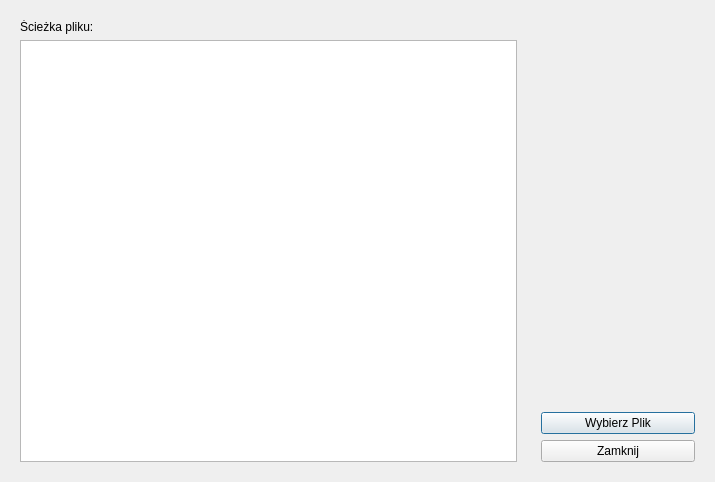
<?xml version="1.0" encoding="UTF-8"?>
<ui version="4.0">
 <class>Dialog</class>
 <widget class="QDialog" name="Dialog">
  <property name="geometry">
   <rect>
    <x>0</x>
    <y>0</y>
    <width>715</width>
    <height>482</height>
   </rect>
  </property>
  <property name="palette">
   <palette>
    <active>
     <colorrole role="WindowText">
      <brush brushstyle="SolidPattern">
       <color alpha="255">
        <red>255</red>
        <green>255</green>
        <blue>255</blue>
       </color>
      </brush>
     </colorrole>
     <colorrole role="Button">
      <brush brushstyle="SolidPattern">
       <color alpha="255">
        <red>85</red>
        <green>87</green>
        <blue>83</blue>
       </color>
      </brush>
     </colorrole>
     <colorrole role="Light">
      <brush brushstyle="SolidPattern">
       <color alpha="255">
        <red>127</red>
        <green>130</green>
        <blue>124</blue>
       </color>
      </brush>
     </colorrole>
     <colorrole role="Midlight">
      <brush brushstyle="SolidPattern">
       <color alpha="255">
        <red>106</red>
        <green>108</green>
        <blue>103</blue>
       </color>
      </brush>
     </colorrole>
     <colorrole role="Dark">
      <brush brushstyle="SolidPattern">
       <color alpha="255">
        <red>42</red>
        <green>43</green>
        <blue>41</blue>
       </color>
      </brush>
     </colorrole>
     <colorrole role="Mid">
      <brush brushstyle="SolidPattern">
       <color alpha="255">
        <red>57</red>
        <green>58</green>
        <blue>55</blue>
       </color>
      </brush>
     </colorrole>
     <colorrole role="Text">
      <brush brushstyle="SolidPattern">
       <color alpha="255">
        <red>255</red>
        <green>255</green>
        <blue>255</blue>
       </color>
      </brush>
     </colorrole>
     <colorrole role="BrightText">
      <brush brushstyle="SolidPattern">
       <color alpha="255">
        <red>255</red>
        <green>255</green>
        <blue>255</blue>
       </color>
      </brush>
     </colorrole>
     <colorrole role="ButtonText">
      <brush brushstyle="SolidPattern">
       <color alpha="255">
        <red>255</red>
        <green>255</green>
        <blue>255</blue>
       </color>
      </brush>
     </colorrole>
     <colorrole role="Base">
      <brush brushstyle="SolidPattern">
       <color alpha="255">
        <red>0</red>
        <green>0</green>
        <blue>0</blue>
       </color>
      </brush>
     </colorrole>
     <colorrole role="Window">
      <brush brushstyle="SolidPattern">
       <color alpha="255">
        <red>85</red>
        <green>87</green>
        <blue>83</blue>
       </color>
      </brush>
     </colorrole>
     <colorrole role="Shadow">
      <brush brushstyle="SolidPattern">
       <color alpha="255">
        <red>0</red>
        <green>0</green>
        <blue>0</blue>
       </color>
      </brush>
     </colorrole>
     <colorrole role="AlternateBase">
      <brush brushstyle="SolidPattern">
       <color alpha="255">
        <red>42</red>
        <green>43</green>
        <blue>41</blue>
       </color>
      </brush>
     </colorrole>
     <colorrole role="ToolTipBase">
      <brush brushstyle="SolidPattern">
       <color alpha="255">
        <red>255</red>
        <green>255</green>
        <blue>220</blue>
       </color>
      </brush>
     </colorrole>
     <colorrole role="ToolTipText">
      <brush brushstyle="SolidPattern">
       <color alpha="255">
        <red>0</red>
        <green>0</green>
        <blue>0</blue>
       </color>
      </brush>
     </colorrole>
     <colorrole role="PlaceholderText">
      <brush brushstyle="SolidPattern">
       <color alpha="127">
        <red>255</red>
        <green>255</green>
        <blue>255</blue>
       </color>
      </brush>
     </colorrole>
    </active>
    <inactive>
     <colorrole role="WindowText">
      <brush brushstyle="SolidPattern">
       <color alpha="255">
        <red>0</red>
        <green>0</green>
        <blue>0</blue>
       </color>
      </brush>
     </colorrole>
     <colorrole role="Button">
      <brush brushstyle="SolidPattern">
       <color alpha="255">
        <red>239</red>
        <green>239</green>
        <blue>239</blue>
       </color>
      </brush>
     </colorrole>
     <colorrole role="Light">
      <brush brushstyle="SolidPattern">
       <color alpha="255">
        <red>255</red>
        <green>255</green>
        <blue>255</blue>
       </color>
      </brush>
     </colorrole>
     <colorrole role="Midlight">
      <brush brushstyle="SolidPattern">
       <color alpha="255">
        <red>202</red>
        <green>202</green>
        <blue>202</blue>
       </color>
      </brush>
     </colorrole>
     <colorrole role="Dark">
      <brush brushstyle="SolidPattern">
       <color alpha="255">
        <red>159</red>
        <green>159</green>
        <blue>159</blue>
       </color>
      </brush>
     </colorrole>
     <colorrole role="Mid">
      <brush brushstyle="SolidPattern">
       <color alpha="255">
        <red>184</red>
        <green>184</green>
        <blue>184</blue>
       </color>
      </brush>
     </colorrole>
     <colorrole role="Text">
      <brush brushstyle="SolidPattern">
       <color alpha="255">
        <red>0</red>
        <green>0</green>
        <blue>0</blue>
       </color>
      </brush>
     </colorrole>
     <colorrole role="BrightText">
      <brush brushstyle="SolidPattern">
       <color alpha="255">
        <red>255</red>
        <green>255</green>
        <blue>255</blue>
       </color>
      </brush>
     </colorrole>
     <colorrole role="ButtonText">
      <brush brushstyle="SolidPattern">
       <color alpha="255">
        <red>0</red>
        <green>0</green>
        <blue>0</blue>
       </color>
      </brush>
     </colorrole>
     <colorrole role="Base">
      <brush brushstyle="SolidPattern">
       <color alpha="255">
        <red>255</red>
        <green>255</green>
        <blue>255</blue>
       </color>
      </brush>
     </colorrole>
     <colorrole role="Window">
      <brush brushstyle="SolidPattern">
       <color alpha="255">
        <red>239</red>
        <green>239</green>
        <blue>239</blue>
       </color>
      </brush>
     </colorrole>
     <colorrole role="Shadow">
      <brush brushstyle="SolidPattern">
       <color alpha="255">
        <red>118</red>
        <green>118</green>
        <blue>118</blue>
       </color>
      </brush>
     </colorrole>
     <colorrole role="AlternateBase">
      <brush brushstyle="SolidPattern">
       <color alpha="255">
        <red>247</red>
        <green>247</green>
        <blue>247</blue>
       </color>
      </brush>
     </colorrole>
     <colorrole role="ToolTipBase">
      <brush brushstyle="SolidPattern">
       <color alpha="255">
        <red>255</red>
        <green>255</green>
        <blue>220</blue>
       </color>
      </brush>
     </colorrole>
     <colorrole role="ToolTipText">
      <brush brushstyle="SolidPattern">
       <color alpha="255">
        <red>0</red>
        <green>0</green>
        <blue>0</blue>
       </color>
      </brush>
     </colorrole>
     <colorrole role="PlaceholderText">
      <brush brushstyle="SolidPattern">
       <color alpha="128">
        <red>0</red>
        <green>0</green>
        <blue>0</blue>
       </color>
      </brush>
     </colorrole>
    </inactive>
    <disabled>
     <colorrole role="WindowText">
      <brush brushstyle="SolidPattern">
       <color alpha="255">
        <red>42</red>
        <green>43</green>
        <blue>41</blue>
       </color>
      </brush>
     </colorrole>
     <colorrole role="Button">
      <brush brushstyle="SolidPattern">
       <color alpha="255">
        <red>85</red>
        <green>87</green>
        <blue>83</blue>
       </color>
      </brush>
     </colorrole>
     <colorrole role="Light">
      <brush brushstyle="SolidPattern">
       <color alpha="255">
        <red>127</red>
        <green>130</green>
        <blue>124</blue>
       </color>
      </brush>
     </colorrole>
     <colorrole role="Midlight">
      <brush brushstyle="SolidPattern">
       <color alpha="255">
        <red>106</red>
        <green>108</green>
        <blue>103</blue>
       </color>
      </brush>
     </colorrole>
     <colorrole role="Dark">
      <brush brushstyle="SolidPattern">
       <color alpha="255">
        <red>42</red>
        <green>43</green>
        <blue>41</blue>
       </color>
      </brush>
     </colorrole>
     <colorrole role="Mid">
      <brush brushstyle="SolidPattern">
       <color alpha="255">
        <red>57</red>
        <green>58</green>
        <blue>55</blue>
       </color>
      </brush>
     </colorrole>
     <colorrole role="Text">
      <brush brushstyle="SolidPattern">
       <color alpha="255">
        <red>42</red>
        <green>43</green>
        <blue>41</blue>
       </color>
      </brush>
     </colorrole>
     <colorrole role="BrightText">
      <brush brushstyle="SolidPattern">
       <color alpha="255">
        <red>255</red>
        <green>255</green>
        <blue>255</blue>
       </color>
      </brush>
     </colorrole>
     <colorrole role="ButtonText">
      <brush brushstyle="SolidPattern">
       <color alpha="255">
        <red>42</red>
        <green>43</green>
        <blue>41</blue>
       </color>
      </brush>
     </colorrole>
     <colorrole role="Base">
      <brush brushstyle="SolidPattern">
       <color alpha="255">
        <red>85</red>
        <green>87</green>
        <blue>83</blue>
       </color>
      </brush>
     </colorrole>
     <colorrole role="Window">
      <brush brushstyle="SolidPattern">
       <color alpha="255">
        <red>85</red>
        <green>87</green>
        <blue>83</blue>
       </color>
      </brush>
     </colorrole>
     <colorrole role="Shadow">
      <brush brushstyle="SolidPattern">
       <color alpha="255">
        <red>177</red>
        <green>177</green>
        <blue>177</blue>
       </color>
      </brush>
     </colorrole>
     <colorrole role="AlternateBase">
      <brush brushstyle="SolidPattern">
       <color alpha="255">
        <red>247</red>
        <green>247</green>
        <blue>247</blue>
       </color>
      </brush>
     </colorrole>
     <colorrole role="ToolTipBase">
      <brush brushstyle="SolidPattern">
       <color alpha="255">
        <red>255</red>
        <green>255</green>
        <blue>220</blue>
       </color>
      </brush>
     </colorrole>
     <colorrole role="ToolTipText">
      <brush brushstyle="SolidPattern">
       <color alpha="255">
        <red>0</red>
        <green>0</green>
        <blue>0</blue>
       </color>
      </brush>
     </colorrole>
     <colorrole role="PlaceholderText">
      <brush brushstyle="SolidPattern">
       <color alpha="128">
        <red>0</red>
        <green>0</green>
        <blue>0</blue>
       </color>
      </brush>
     </colorrole>
    </disabled>
   </palette>
  </property>
  <property name="windowTitle">
   <string>Wybierz plik do zapisu</string>
  </property>
  <layout class="QHBoxLayout" name="horizontalLayout">
   <item>
    <widget class="QFrame" name="frame_2">
     <property name="sizePolicy">
      <sizepolicy hsizetype="Preferred" vsizetype="Preferred">
       <horstretch>3</horstretch>
       <verstretch>0</verstretch>
      </sizepolicy>
     </property>
     <property name="frameShape">
      <enum>QFrame::NoFrame</enum>
     </property>
     <property name="frameShadow">
      <enum>QFrame::Raised</enum>
     </property>
     <layout class="QVBoxLayout" name="verticalLayout">
      <item>
       <widget class="QLabel" name="label">
        <property name="text">
         <string>Ścieżka pliku:</string>
        </property>
       </widget>
      </item>
      <item>
       <widget class="QTreeView" name="treeView">
        <property name="sizePolicy">
         <sizepolicy hsizetype="Expanding" vsizetype="Expanding">
          <horstretch>0</horstretch>
          <verstretch>0</verstretch>
         </sizepolicy>
        </property>
        <property name="minimumSize">
         <size>
          <width>346</width>
          <height>0</height>
         </size>
        </property>
       </widget>
      </item>
     </layout>
    </widget>
   </item>
   <item>
    <widget class="QFrame" name="frame">
     <property name="sizePolicy">
      <sizepolicy hsizetype="Preferred" vsizetype="Preferred">
       <horstretch>1</horstretch>
       <verstretch>0</verstretch>
      </sizepolicy>
     </property>
     <property name="frameShape">
      <enum>QFrame::NoFrame</enum>
     </property>
     <property name="frameShadow">
      <enum>QFrame::Raised</enum>
     </property>
     <property name="lineWidth">
      <number>0</number>
     </property>
     <layout class="QGridLayout" name="gridLayout">
      <item row="1" column="0">
       <widget class="QPushButton" name="wybierz">
        <property name="text">
         <string>Wybierz Plik</string>
        </property>
       </widget>
      </item>
      <item row="2" column="0">
       <widget class="QPushButton" name="zamknij">
        <property name="text">
         <string>Zamknij</string>
        </property>
       </widget>
      </item>
      <item row="0" column="0">
       <spacer name="verticalSpacer">
        <property name="orientation">
         <enum>Qt::Vertical</enum>
        </property>
        <property name="sizeHint" stdset="0">
         <size>
          <width>20</width>
          <height>40</height>
         </size>
        </property>
       </spacer>
      </item>
     </layout>
    </widget>
   </item>
  </layout>
 </widget>
 <resources/>
 <connections/>
</ui>
